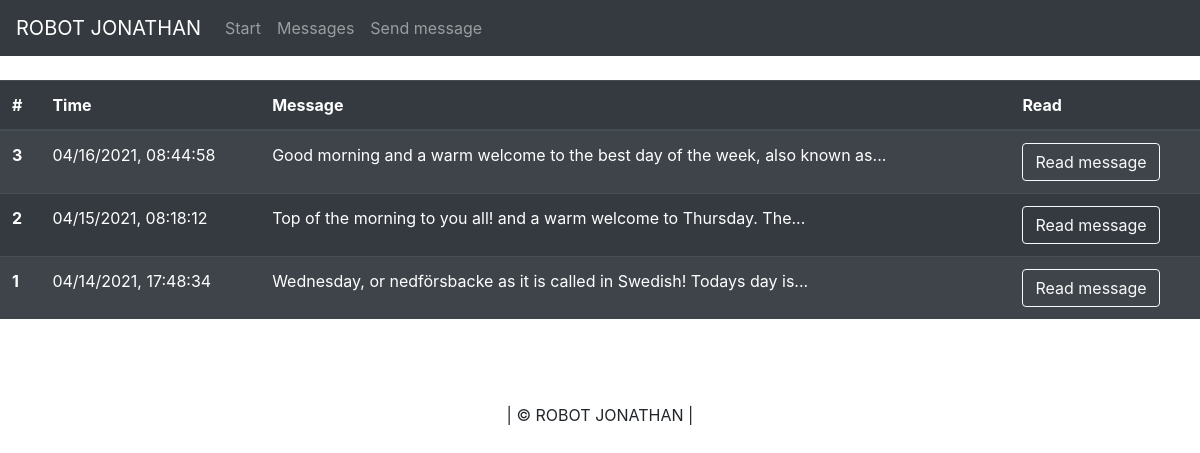
The app's page /messages, older data.
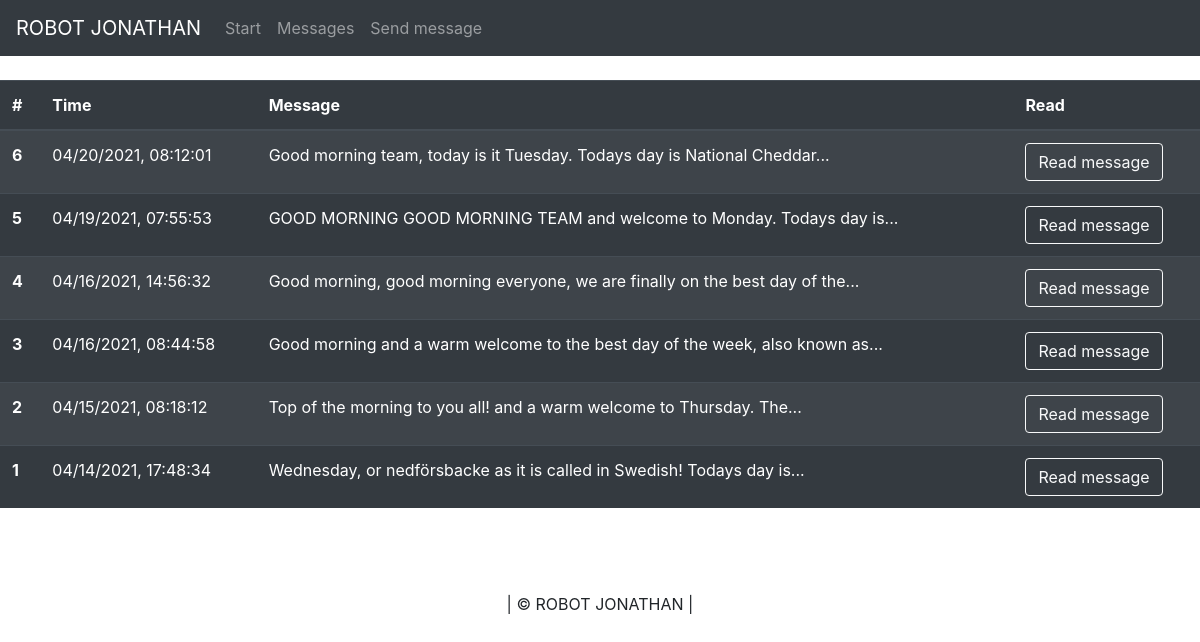
The same page, newer data.
### robot/models.py (models this page shows, shortened)
class Message(db.Model):
	__tablename__ = 'messages'
	id = db.Column(db.Integer, primary_key=True)
	message = db.Column(db.String(), nullable=False)
	created = db.Column(db.String(), nullable=False)

### robot/core/views.py (the view)
@core.route('/messages')
def messages():
	messages = Message.query.order_by(Message.id.desc())
	return render_template('messages.html', messages=messages)

### robot/templates/messages.html
{% extends "base.html" %}
{% block content %}
<div class="d-flex align-content-center">
<table class="table table-striped table-dark">
  <thead>
    <tr>
      <th scope="col">#</th>
      <th scope="col">Time</th>
      <th scope="col">Message</th>
      <th scope="col">Read</th>
    </tr>
  </thead>
  <tbody>
    {% for items in messages %}
    <tr>
      <th scope="row">{{items.id}}</th>
      <td>{{items.created}}</td>
      <td>{{items.message | truncate(80) }}</td>
      <td><a href="{{ url_for('messages.message', message_id=items.id) }}" class="btn btn-outline-light">Read message</a></td>
    </tr>
    {% endfor %}
  </tbody>
</table>
</div>
{% endblock %}

### robot/templates/base.html (shortened to what this page needs)
<!DOCTYPE html>
<html lang="en" dir="ltr">
	<head>
		<link rel="stylesheet" href="https://cdn.jsdelivr.net/npm/bootstrap@4.6.0/dist/css/bootstrap.min.css">
	</head>
<nav class="navbar navbar-expand-lg navbar-dark bg-dark">
	<a class="navbar-brand" href="#">ROBOT JONATHAN</a>
	<div class="collapse navbar-collapse" id="navbarColor02">
	  <ul class="navbar-nav mr-auto">
		<li class="nav-item">
			  <a class="nav-link" href="{{ url_for('core.index')}}">Start</a>
		</li>
		<li class="nav-item">
			  <a class="nav-link" href="{{ url_for('core.messages')}}">Messages</a>
		</li>
		<li>
			<a class="nav-link" href="{{ url_for('messages.create')}}">Send message</a>
		</li>
		</ul>
	  </div>
	</nav>
<br>
		  {% block content %}
		  {% endblock %}
		<br>
		<br>
		<footer>
			<div class="row d-flex justify-content-center" style="margin-top: 20px;">
            <p>| &copy; ROBOT JONATHAN | </p>
			</div>
        </footer>
	</body>
</html>

Row changes from the older to the newer data that the page shows:
added Message: id "6", created "04/20/2021, 08:12:01", message "Good morning team, today is it Tuesday. Todays day is National Cheddar..."
added Message: id "5", created "04/19/2021, 07:55:53", message "GOOD MORNING GOOD MORNING TEAM and welcome to Monday. Todays day is..."
added Message: id "4", created "04/16/2021, 14:56:32", message "Good morning, good morning everyone, we are finally on the best day of the..."
